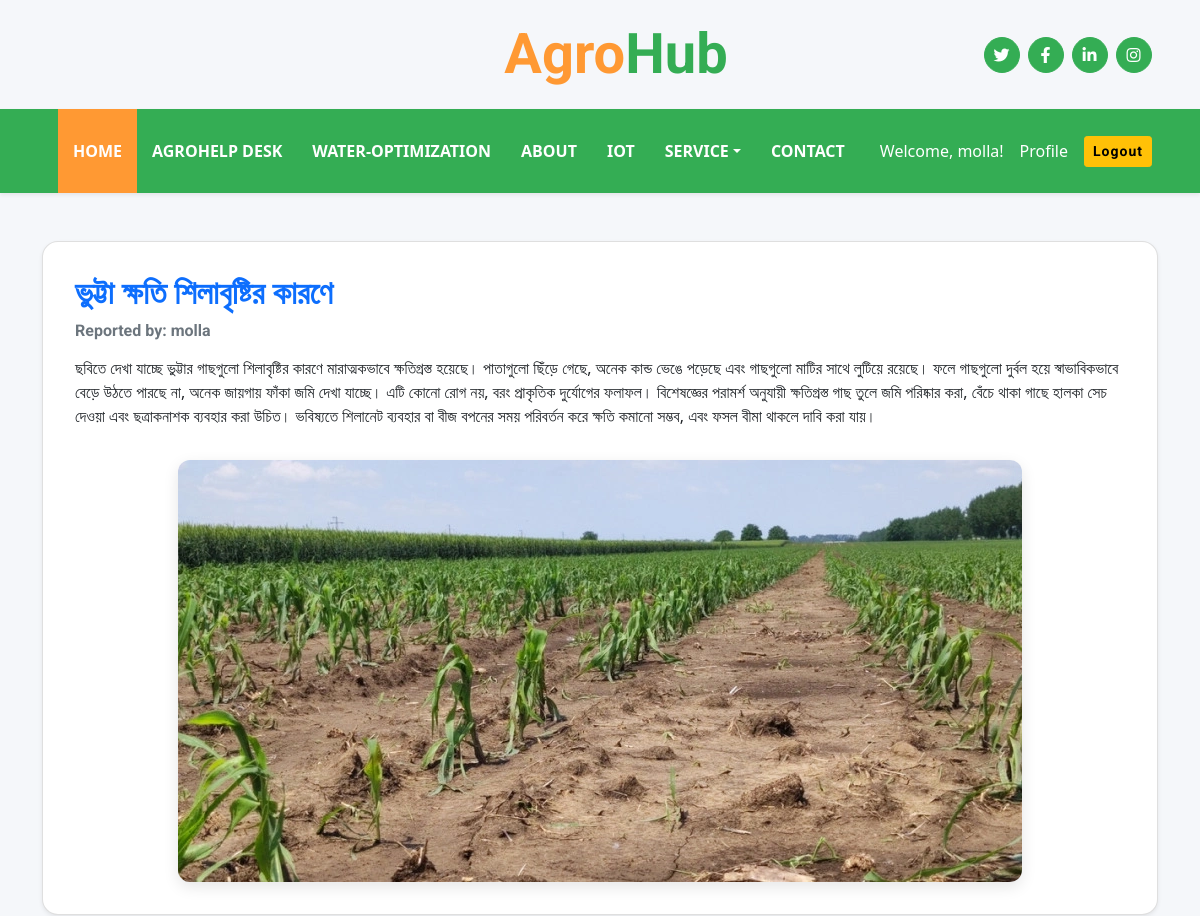
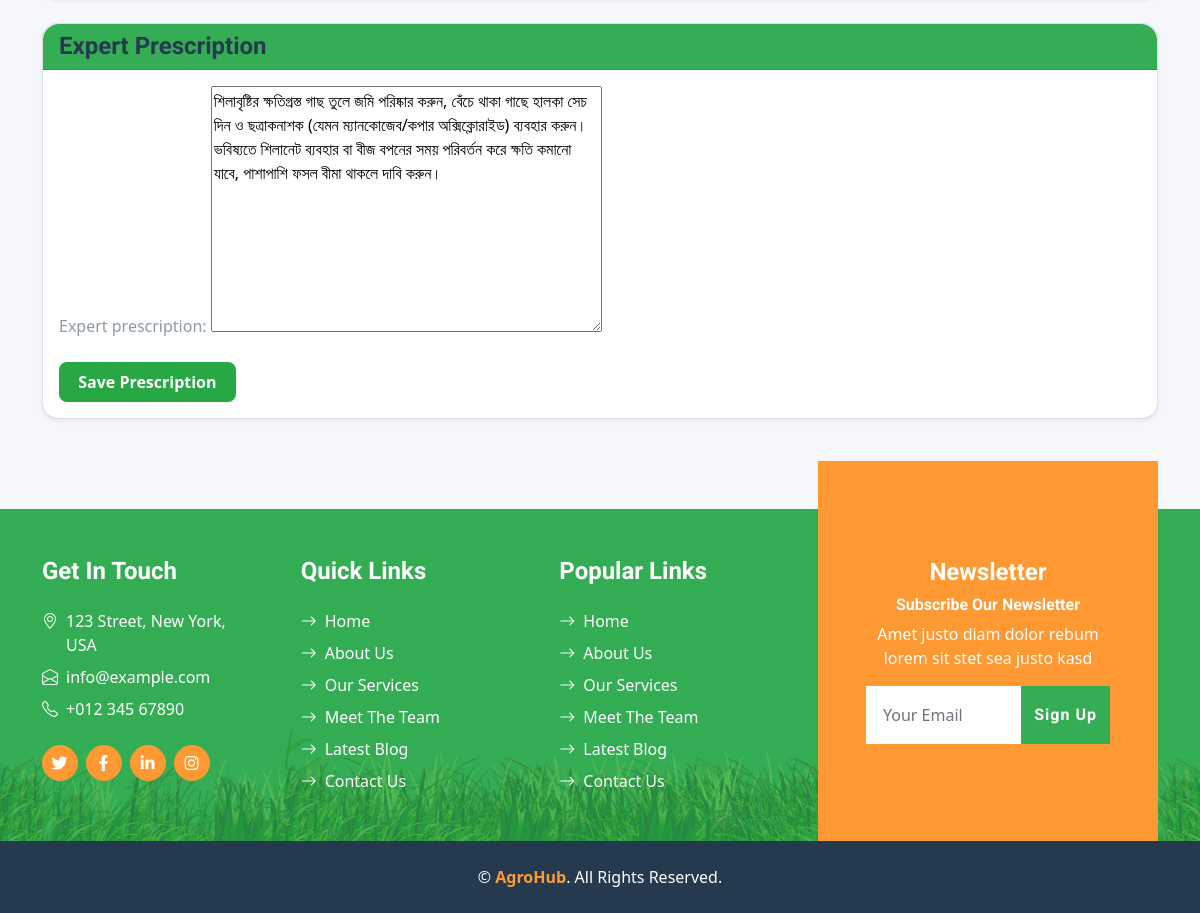
The page /Agro-Rx/issues/1/ (signed in) on the database its author committed (2 pictures, top to bottom).
### AgroRx/models.py (models this page shows, shortened)
class Issue(models.Model):
    farmer = models.ForeignKey(User, on_delete=models.CASCADE, related_name="issues")
    title = models.CharField(max_length=200)
    description = models.TextField(blank=True)
    image = models.ImageField(upload_to="issues/images/")
    created_at = models.DateTimeField(auto_now_add=True)
    ai_suggestion = models.TextField(blank=True, null=True)
    expert_prescription = models.TextField(blank=True, null=True)
    status = models.CharField(max_length=30, default="pending")

### AgroRx/views.py (the view)
# urls.py: path('issues/<int:pk>/', views.issue_detail, name='issue_detail'),
@login_required
def issue_detail(request, pk):
    issue = get_object_or_404(Issue, pk=pk)
    if request.method == 'POST':
        form = ExpertPrescriptionForm(request.POST, instance=issue)
        if form.is_valid():
            obj = form.save(commit=False)
            obj.status = "solved"  # automatically update status
            obj.save()
            return redirect('AgroRx:issue_list')
    else:
        form = ExpertPrescriptionForm(instance=issue)
    return render(request, 'issues/issue_detail.html', {'issue': issue, 'form': form})

### AgroRx/forms.py
class ExpertPrescriptionForm(forms.ModelForm):
    class Meta:
        model = Issue
        fields = ['expert_prescription']

### AgroRx/templates/issues/issue_detail.html (shortened to what this page needs)
{% extends 'based.html' %}
{% load static %}
{% block body %}
<div class="container my-5">
    <div class="card shadow-sm mb-4 issue-card p-3">
        <div class="card-body">
            <h2 class="card-title">{{ issue.title }}</h2>
            <h6 class="text-muted">Reported by: {{ issue.farmer.username }}</h6>
            <p class="card-text mt-3">{{ issue.description }}</p>
            {% if issue.image %}
                <div class="text-center">
                    <img src="{{ issue.image.url }}" alt="Issue Image">
                </div>
            {% endif %}
        </div>
    </div>
    <div class="card shadow-sm prescription-card">
        <div class="card-header bg-primary text-white">
            <h4 class="mb-0">Expert Prescription</h4>
        </div>
        <div class="card-body">
            <form method="post">
                {{ form.as_p }}
                <button type="submit" class="btn-submit mt-2">Save Prescription</button>
            </form>
        </div>
    </div>
</div>
{% endblock %}

### templates/based.html (shortened to what this page needs)
<!DOCTYPE html>
<html lang="en">
  {% load static %}
  <head>
    <link
      href="https://cdnjs.cloudflare.com/ajax/libs/font-awesome/5.15.0/css/all.min.css"
      rel="stylesheet"
    />
    <link
      href="https://cdn.jsdelivr.net/npm/bootstrap-icons@1.4.1/font/bootstrap-icons.css"
      rel="stylesheet"
    />
    <link
      href="{% static 'lib/owlcarousel/assets/owl.carousel.min.css' %}"
      rel="stylesheet"
    />
    <link href="{% static 'css/bootstrap.min.css' %}" rel="stylesheet" />
    <link href="{% static '/css/style.css' %}" rel="stylesheet" />
  </head>
  <body>
    <div class="container-fluid px-5 d-none d-lg-block">
      <div class="row gx-5 py-3 align-items-center">
        <div class="col-lg-6">
          <div class="d-flex align-items-center justify-content-center">
            <a href="index.html" class="navbar-brand ms-lg-5">
              <h1 class="m-0 display-4 text-primary">
                <span class="text-secondary">Agro</span>Hub
              </h1>
            </a>
          </div>
        </div>
        <div class="col-lg-3">
          <div class="d-flex align-items-center justify-content-end">
            <a class="btn btn-primary btn-square rounded-circle me-2" href="#"
              ><i class="fab fa-twitter"></i
            ></a>
            <a class="btn btn-primary btn-square rounded-circle me-2" href="#"
              ><i class="fab fa-facebook-f"></i
            ></a>
            <a class="btn btn-primary btn-square rounded-circle me-2" href="#"
              ><i class="fab fa-linkedin-in"></i
            ></a>
            <a class="btn btn-primary btn-square rounded-circle" href="#"
              ><i class="fab fa-instagram"></i
            ></a>
          </div>
        </div>
      </div>
    </div>
    <nav
      class="navbar navbar-expand-lg bg-primary navbar-dark shadow-sm py-3 py-lg-0 px-3 px-lg-5"
    >
      <div class="collapse navbar-collapse" id="navbarCollapse">
        <div class="navbar-nav mx-auto py-0">
          <a href="{% url 'index' %}" class="nav-item nav-link active">Home</a>
           <a href="{% url 'AgroRx:report_issue' %}" class="nav-item nav-link">AgroHelp Desk</a>
          <a href="{% url 'irrigation' %}" class="nav-item nav-link">Water-Optimization</a>
          <a href="{% url 'about' %}" class="nav-item nav-link">About</a>
          <a href="{% url 'iot' %}" class="nav-item nav-link">IoT</a>
          <div class="nav-item dropdown">
            <a
              href="#"
              class="nav-link dropdown-toggle"
              data-bs-toggle="dropdown"
              >Service</a
            >
          </div>
          <a href="#" class="nav-item nav-link">Contact</a>
        </div>
        {% if user.is_authenticated %}
        <div class="ms-auto d-flex align-items-center">
          <p class="text-white mb-0 me-3">Welcome, {{ user.username }}!</p>
          <a class="text-white mb-0 me-3" href="{% url 'users-profile' %}" class="nav-item nav-link">Profile</a>
          <form method="POST" action="{% url 'logout' %}">
            <button type="submit" class="btn btn-warning btn-sm">Logout</button>
          </form>
        </div>
        {% endif %}
      </div>
    </nav>
    {% block body %}
    {% endblock %}
    <div class="container-fluid bg-footer bg-primary text-white mt-5">
      <div class="container">
        <div class="row gx-5">
          <div class="col-lg-8 col-md-6">
            <div class="row gx-5">
              <div class="col-lg-4 col-md-12 pt-5 mb-5">
                <h4 class="text-white mb-4">Get In Touch</h4>
                <div class="d-flex mb-2">
                  <i class="bi bi-geo-alt text-white me-2"></i>
                  <p class="text-white mb-0">123 Street, New York, USA</p>
                </div>
                <div class="d-flex mb-2">
                  <i class="bi bi-envelope-open text-white me-2"></i>
                  <p class="text-white mb-0">info@example.com</p>
                </div>
                <div class="d-flex mb-2">
                  <i class="bi bi-telephone text-white me-2"></i>
                  <p class="text-white mb-0">+012 345 67890</p>
                </div>
                <div class="d-flex mt-4">
                  <a
                    class="btn btn-secondary btn-square rounded-circle me-2"
                    href="#"
                    ><i class="fab fa-twitter"></i
                  ></a>
                  <a
                    class="btn btn-secondary btn-square rounded-circle me-2"
                    href="#"
                    ><i class="fab fa-facebook-f"></i
                  ></a>
                  <a
                    class="btn btn-secondary btn-square rounded-circle me-2"
                    href="#"
                    ><i class="fab fa-linkedin-in"></i
                  ></a>
                  <a
                    class="btn btn-secondary btn-square rounded-circle"
                    href="#"
                    ><i class="fab fa-instagram"></i
                  ></a>
                </div>
              </div>
              <div class="col-lg-4 col-md-12 pt-0 pt-lg-5 mb-5">
                <h4 class="text-white mb-4">Quick Links</h4>
                <div class="d-flex flex-column justify-content-start">
                  <a class="text-white mb-2" href="#"
                    ><i class="bi bi-arrow-right text-white me-2"></i>Home</a
                  >
                  <a class="text-white mb-2" href="#"
                    ><i class="bi bi-arrow-right text-white me-2"></i>About
                    Us</a
                  >
                  <a class="text-white mb-2" href="#"
                    ><i class="bi bi-arrow-right text-white me-2"></i>Our
                    Services</a
                  >
                  <a class="text-white mb-2" href="#"
                    ><i class="bi bi-arrow-right text-white me-2"></i>Meet The
                    Team</a
                  >
                  <a class="text-white mb-2" href="#"
                    ><i class="bi bi-arrow-right text-white me-2"></i>Latest
                    Blog</a
                  >
                  <a class="text-white" href="#"
                    ><i class="bi bi-arrow-right text-white me-2"></i>Contact
                    Us</a
                  >
                </div>
              </div>
              <div class="col-lg-4 col-md-12 pt-0 pt-lg-5 mb-5">
                <h4 class="text-white mb-4">Popular Links</h4>
                <div class="d-flex flex-column justify-content-start">
                  <a class="text-white mb-2" href="#"
                    ><i class="bi bi-arrow-right text-white me-2"></i>Home</a
                  >
                  <a class="text-white mb-2" href="#"
                    ><i class="bi bi-arrow-right text-white me-2"></i>About
                    Us</a
                  >
                  <a class="text-white mb-2" href="#"
                    ><i class="bi bi-arrow-right text-white me-2"></i>Our
                    Services</a
                  >
                  <a class="text-white mb-2" href="#"
                    ><i class="bi bi-arrow-right text-white me-2"></i>Meet The
                    Team</a
                  >
                  <a class="text-white mb-2" href="#"
                    ><i class="bi bi-arrow-right text-white me-2"></i>Latest
                    Blog</a
                  >
                  <a class="text-white" href="#"
                    ><i class="bi bi-arrow-right text-white me-2"></i>Contact
                    Us</a
                  >
                </div>
              </div>
            </div>
          </div>
          <div class="col-lg-4 col-md-6 mt-lg-n5">
            <div
              class="d-flex flex-column align-items-center justify-content-center text-center h-100 bg-secondary p-5"
            >
              <h4 class="text-white">Newsletter</h4>
              <h6 class="text-white">Subscribe Our Newsletter</h6>
              <p>Amet justo diam dolor rebum lorem sit stet sea justo kasd</p>
              <form action="">
                <div class="input-group">
                  <input
                    type="text"
                    class="form-control border-white p-3"
                    placeholder="Your Email"
                  />
                  <button class="btn btn-primary">Sign Up</button>
                </div>
              </form>
            </div>
          </div>
        </div>
      </div>
    </div>
    <div class="container-fluid bg-dark text-white py-4">
      <div class="container text-center">
        <p class="mb-0">
          &copy; <a class="text-secondary fw-bold" href="#">AgroHub</a>. All
          Rights Reserved.
        </p>
      </div>
    </div>
  </body>
</html>

### static/css/style.css (style rules this page uses)
:root { --primary: #34AD54; --secondary: #FF9933; --light: #F6FFF2; --dark: #263A4F; }
.btn { font-family: 'Roboto', sans-serif; letter-spacing: 1px; font-weight: 700; transition: .5s; }
.btn-primary, .btn-secondary { color: #FFFFFF; }
.btn-square { width: 36px; height: 36px; }
.btn-square, .btn-sm-square, .btn-lg-square { padding-left: 0; padding-right: 0; text-align: center; }
.navbar-dark .navbar-nav .nav-link { padding: 30px 15px; font-size: 16px; font-weight: 600; color: #FFFFFF; text-transform: uppercase; transition: .5s; }
.navbar-dark .navbar-nav .nav-link:hover, .navbar-dark .navbar-nav .nav-link.active { background: var(--secondary); }
.bg-footer { background: linear-gradient(rgba(52, 173, 84, .7), rgba(52, 173, 84, .7)), url(../img/footer.png) center bottom no-repeat; background-size: contain; }
@media (min-width: 991.98px) { .bg-footer { margin-top: 90px !important; } }

### AgroRx/templates/issues/issue_detail.html (style rules this page uses)
body { background: #f5f7fa; font-family: 'Segoe UI', Tahoma, Geneva, Verdana, sans-serif; }
.issue-card, .prescription-card { border-radius: 1rem; transition: transform 0.3s ease, box-shadow 0.3s ease; }
.issue-card img { border-radius: 0.75rem; max-width: 100%; height: auto; margin-top: 1rem; box-shadow: 0 5px 15px rgba(0,0,0,0.1); }
.card-title { font-weight: 700; color: #0d6efd; }
.card-text { font-size: 1rem; line-height: 1.5; color: #212529; }
.prescription-card .card-header { border-top-left-radius: 1rem; border-top-right-radius: 1rem; }
.btn-submit { border-radius: 0.5rem; padding: 0.5rem 1.2rem; font-weight: 600; background-color: #28a745; color: #fff; border: none; transition: all 0.2s ease; }
form p { margin-bottom: 1rem; }

### rows shown on the page
Issue: title "ভুট্টা ক্ষতি শিলাবৃষ্টির কারণে", farmer.username "molla", description "ছবিতে দেখা যাচ্ছে ভুট্টার গাছগুলো শিলাবৃষ্টির কারণে মারাত্মকভাবে ক্ষতিগ্রস্ত হয়েছে। পাতাগুলো ছিঁড়ে গেছে, অনেক কান্ড ভেঙে পড়েছে এবং গাছগুলো মাটির সাথে লুটিয়ে রয়েছে। ফলে গাছগুলো দুর্বল হয়ে স্বাভাবিকভাবে বেড়ে উঠতে পারছে না, অনেক জায়গায় ফাঁকা জমি দেখা যাচ্ছে। এটি কোনো রোগ নয়, বরং প্রাকৃতিক দুর্যোগের ফলাফল। বিশেষজ্ঞের পরামর্শ অনুযায়ী ক্ষতিগ্রস্ত গাছ তুলে জমি পরিষ্কার করা, বেঁচে থাকা গাছে হালকা সেচ দেওয়া এবং ছত্রাকনাশক ব্যবহার করা উচিত। ভবিষ্যতে শিলানেট ব্যবহার বা বীজ বপনের সময় পরিবর্তন করে ক্ষতি কমানো সম্ভব, এবং ফসল বীমা থাকলে দাবি করা যায়।", image (picture), expert_prescription "শিলাবৃষ্টির ক্ষতিগ্রস্ত গাছ তুলে জমি পরিষ্কার করুন, বেঁচে থাকা গাছে হালকা সেচ দিন ও ছত্রাকনাশক (যেমন ম্যানকোজেব/কপার অক্সিক্লোরাইড) ব্যবহার করুন। ভবিষ্যতে শিলানেট ব্যবহার বা বীজ বপনের সময় পরিবর্তন করে ক্ষতি কমানো যাবে, পাশাপাশি ফসল বীমা থাকলে দাবি করুন।"

### other values the page prints
{{ user.username }} "molla"
